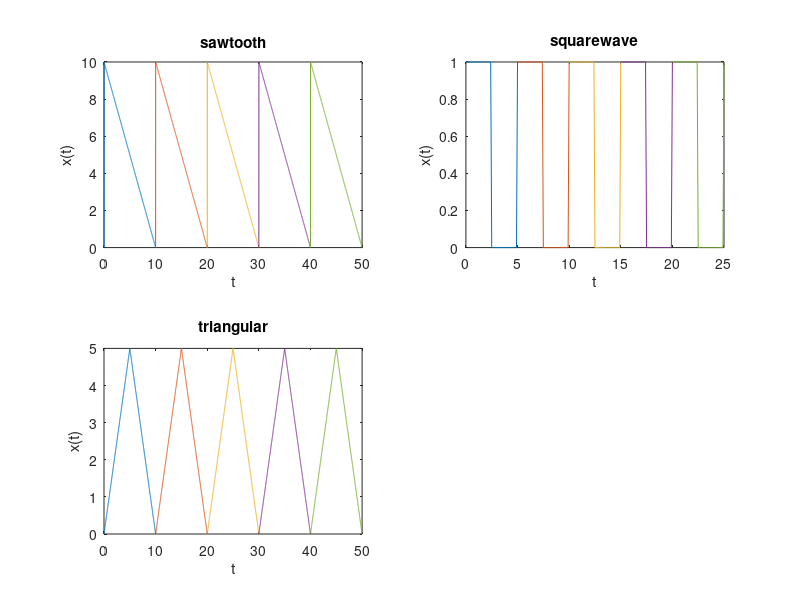

The MATLAB script that drew this image:
clc;
clear all;
N=input('enter no of cycles');
a=0;
for n=1:N
    t=0:0.01:10;
    x=[(t==0).*0+(t>0).*(10-t)];
    subplot(2,2,1);
    plot(t+a,x);
    a=a+10;
    hold on;
end
xlabel('t');
ylabel('x(t)');
title('sawtooth');
N=input('enter no of cycles');
a=0;
for n=1:N
    t=0:0.1:5;
    x=[(t<2.5).*1+(t>2.5).*0+(t==5).*1];
    subplot(2,2,2);
    plot(t+a,x);
    a=a+5;
    hold on;
end
xlabel('t');
ylabel('x(t)');
title('squarewave');
N=input('enter no of cycles');
a=0;
for n=1:N
    t=0:0.01:10;
    x=[(t<=5).*t+(t>5).*(10-t)];
    subplot(2,2,3);
    plot(t+a,x);
    a=a+10;
    hold on;
end
xlabel('t');
ylabel('x(t)');
title('triangular');

